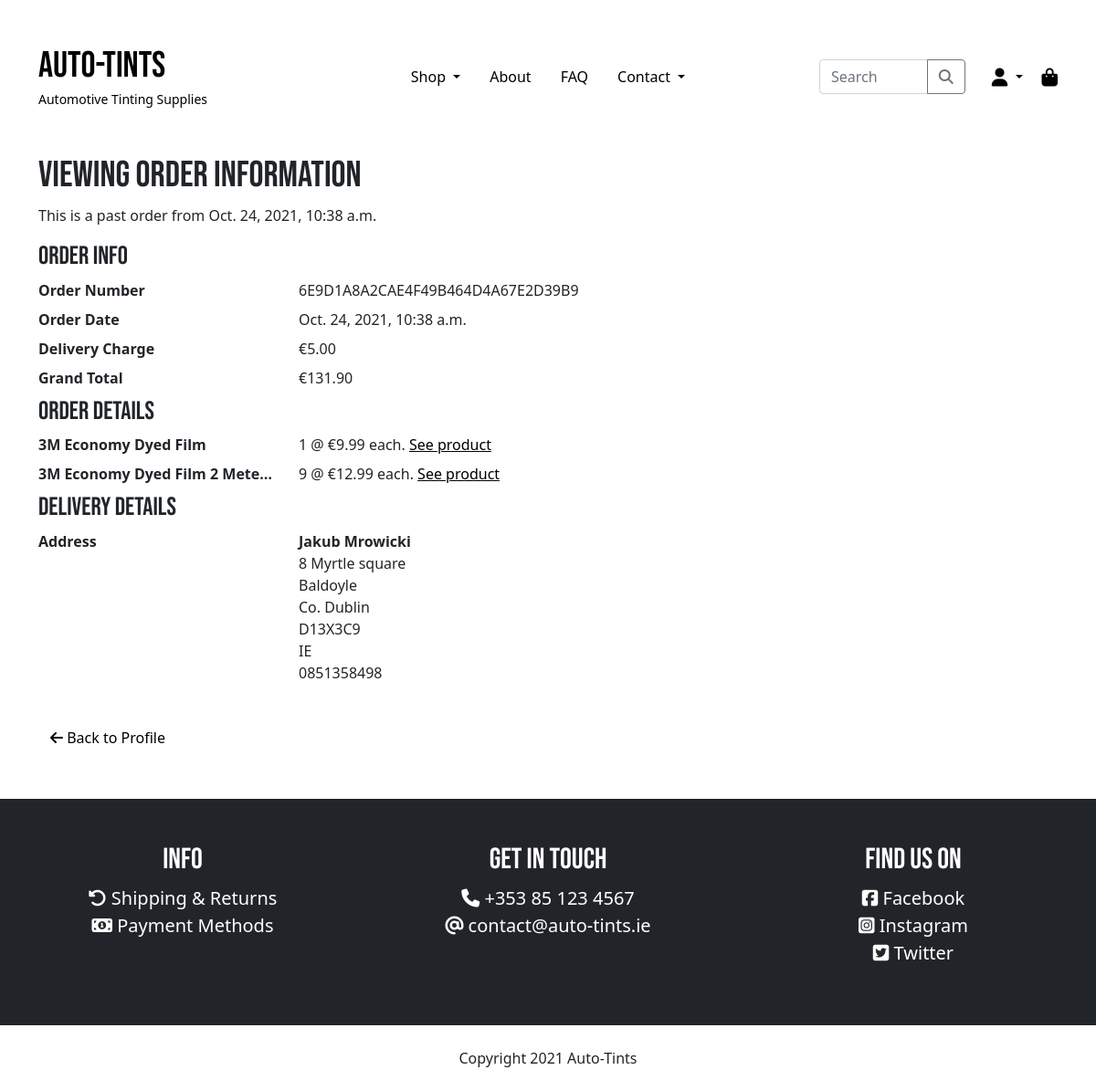
Page /order_history/6E9D1A8A2CAE4F49B464D4A67E2D39B9 on the earlier database version.
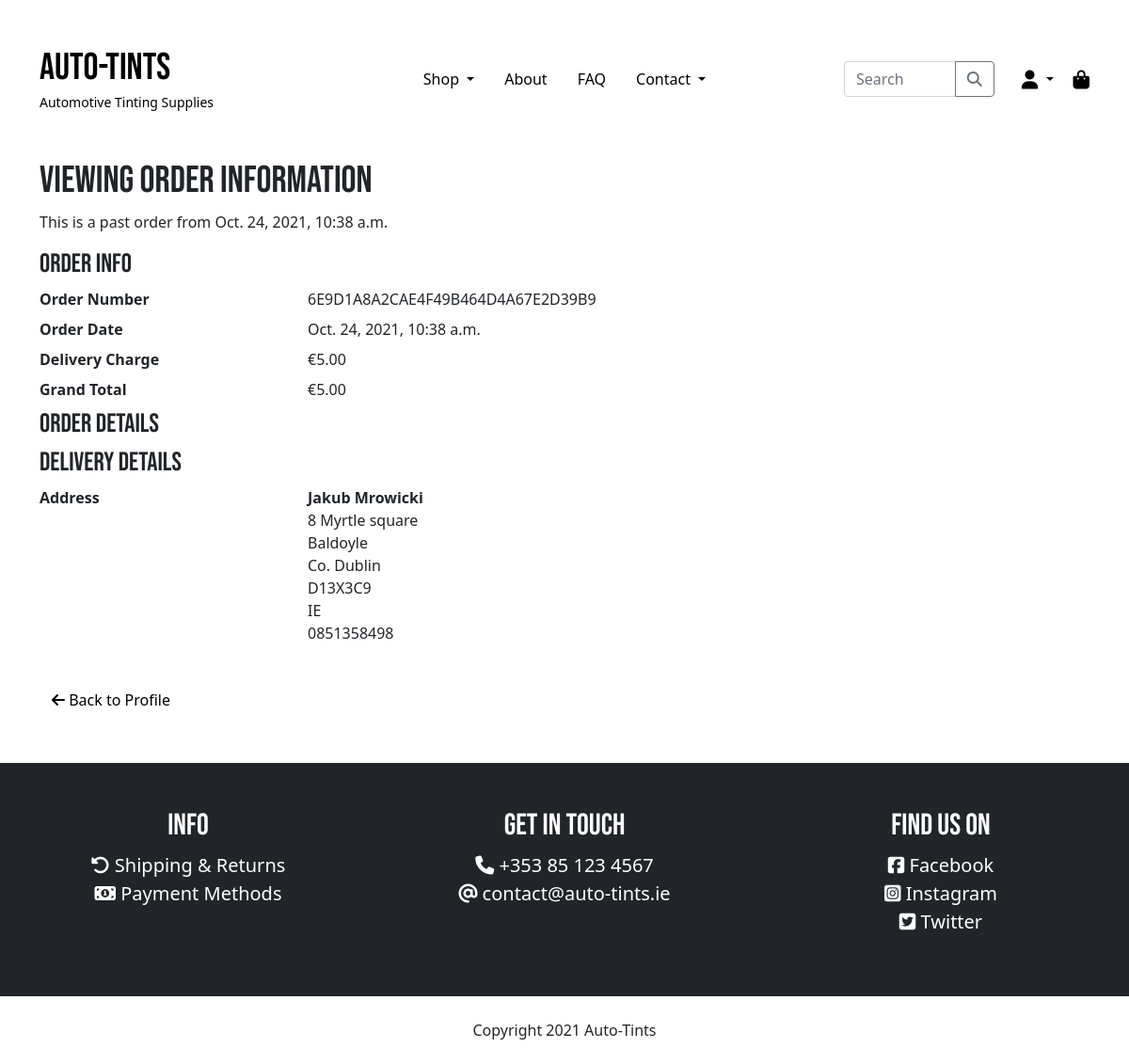
Same page on the later database version.
### checkout/models.py (models this page shows, shortened)
class Order(models.Model):
    order_number = models.CharField(max_length=32, null=False, editable=False)
    user_profile = models.ForeignKey(UserProfile, on_delete=models.SET_NULL,
                                     null=True, blank=True,
                                     related_name='orders')
    full_name = models.CharField(max_length=50, null=False, blank=False)
    email = models.EmailField(max_length=254, null=False, blank=False)
    phone_number = models.CharField(max_length=20, null=False, blank=False)
    country = CountryField(blank_label="Country *", null=False, blank=False)
    postcode = models.CharField(max_length=20, blank=True, default='')
    town_or_city = models.CharField(max_length=40, null=False, blank=False)
    street_address1 = models.CharField(max_length=80, null=False, blank=False)
    street_address2 = models.CharField(max_length=80, blank=True, default='')
    county = models.CharField(max_length=80, blank=True, default='')
    date = models.DateTimeField(auto_now_add=True)
    delivery_cost = models.DecimalField(max_digits=6, decimal_places=2,
                                        null=False, default=0)
    order_total = models.DecimalField(max_digits=10, decimal_places=2,
                                      null=False, default=0)
    grand_total = models.DecimalField(max_digits=10, decimal_places=2,
                                      null=False, default=0)
    original_cart = models.TextField(null=False, blank=False, default='')
    stripe_pid = models.CharField(max_length=254, null=False,
                                  blank=False, default='')

class OrderLineItem(models.Model):
    order = models.ForeignKey(Order, null=False, blank=False,
                              on_delete=models.CASCADE,
                              related_name='lineitems')
    product = models.ForeignKey(Product, null=False,
                                blank=False, on_delete=models.CASCADE)
    quantity = models.IntegerField(null=False, blank=False, default=0)
    lineitem_total = models.DecimalField(max_digits=6, decimal_places=2,
                                         null=False, blank=False,
                                         editable=False)

### products/models.py (models this page shows, shortened)
class Product(models.Model):
    category = models.ForeignKey(Category, null=True,
                                 blank=True, on_delete=models.SET_NULL)
    sku = models.CharField(max_length=254, blank=True, default='')
    name = models.CharField(max_length=254)
    description = models.TextField()
    price = models.DecimalField(max_digits=6, decimal_places=2)
    image = models.ImageField(default="noimage.jpg")

### pages/views.py (the view)
# urls.py: path('order_history/<order_number>', views.order_history,
def order_history(request, order_number):
    order = get_object_or_404(Order, order_number=order_number)
    context = {
        'order': order
    }
    return render(request, 'pages/profiles/order_history.html', context)

### auto_tints/context_processors.py (called while the page is built, shortened)
def get_categories(request):
    categories = Category.objects.all()
    context = {
        'categories': categories,
    }
    return context

def cart_contents(request):
    cart = request.session.get('cart', {})
    cart_items = []
    cart_items_count = 0
    total = 0
    if cart:
        for quantity in list(cart.values()):
            cart_items_count += int(quantity)
    grand_total = total + settings.DELIVERY_CHARGE
    context = {
        'cart_items': cart_items,
        'cart_items_count': cart_items_count,
        'total': total,
        'grand_total': grand_total,
        'delivery_charge': settings.DELIVERY_CHARGE,
    }
    return context

### pages/templates/pages/profiles/order_history.html (shortened to what this page needs)
{% extends "base.html" %}
{% load static %}
{% block content %}
<div class="container">
    <div class="row">
        <div class="col-12 mb-5">
            <h1>Viewing Order Information</h1>
            <p>This is a past order from {{ order.date }}</p>
            <dl class="row">
                <h3>Order Info</h3>
                <dt class="col-sm-3">Order Number</dt>
                <dd class="col-sm-9">{{ order.order_number }}</dd>
                <dt class="col-sm-3">Order Date</dt>
                <dd class="col-sm-9">{{ order.date }}</dd>
                <dt class="col-sm-3">Delivery Charge</dt>
                <dd class="col-sm-9">€{{ order.delivery_cost }}</dd>
                <dt class="col-sm-3">Grand Total</dt>
                <dd class="col-sm-9">€{{ order.grand_total }}</dd>
                <h3>Order Details</h3>
                {% for item in order.lineitems.all %}
                    <dt class="col-sm-3 text-truncate" title="{{ item.product.name }}">{{ item.product.name }}</dt>
                    <dd class="col-sm-9">
                        {{ item.quantity }} @ €{{ item.product.price }} each. <a href="{% url 'products' %}{{ item.product.pk }}"><u>See product</u></a>
                    </dd>
                {% endfor %}
                <h3>Delivery Details</h3>
                <dt class="col-sm-3">Address</dt>
                <dd class="col-sm-9">
                    <address>
                        <b>{{ order.full_name }}</b><br>
                        {{ order.street_address1 }}<br>
                        {% if order.town_or_city %}
                            {{ order.town_or_city }}<br>
                        {% endif %}
                        {% if order.county %}
                            {{ order.county }}<br>
                        {% endif %}
                        {{ order.postcode }}<br>
                        {{ order.country }}<br>
                        {{ order.phone_number }}
                    </address>
                </dd>
            </dl>
            <a href="{% url 'profile' %}" class="btn btn-link"><i class="fas fa-arrow-left"></i> Back to Profile</a>
        </div>
    </div>
</div>
{% endblock %}

Differences in the rows shown:
removed OrderLineItem: product.name "3M Economy Dyed Film", quantity "1", product.price "9.99"
removed OrderLineItem: product.name "3M Economy Dyed Film 2 Mete…", quantity "9", product.price "12.99"
changed Order "6E9D1A8A2CAE4F49B464D4A67E2D39B9": grand_total "131.90" → "5.00"
